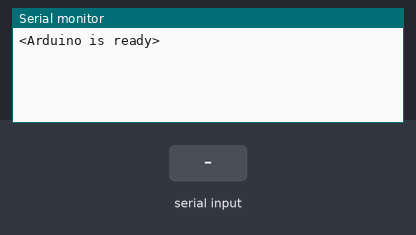
Bench run of a sketch on a simulated Arduino Uno, built with avr-gcc and run on an emulated ATmega328P. Parts: the last lines printed to the serial monitor. The test bench sets the inputs (shaded band).

Above: at 1.7 s.
1.8 s: "<90,45,200>" received over Serial
At 2.3 s:
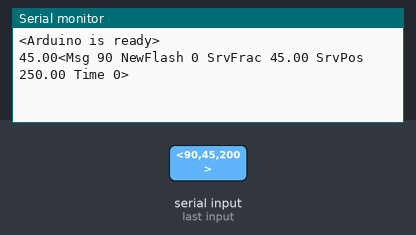
3.3 s: "<30,150,10>" received over Serial
At 4.7 s:
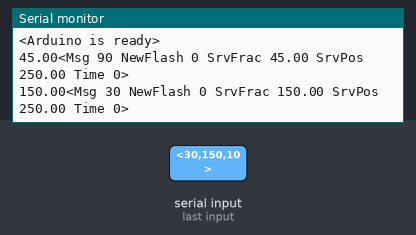

Measured:
- after the input at 1.8 s, the serial monitor: prints a new line at once (image 1)
- after the input at 3.3 s, the serial monitor: prints a new line at once (image 2)

The sketch:

Servo_control.ino
```cpp
//#include <Servo.h>
#include <Wire.h>
#include <Adafruit_PWMServoDriver.h>
Adafruit_PWMServoDriver pwm = Adafruit_PWMServoDriver();
#define SERVOMIN  250 // this is the 'minimum' pulse length count (out of 4096)
#define SERVOMAX  470 // this is the 'maximum' pulse length count (out of 4096)
//====KEY FOR ARRAY INDEXING=========
/*
0 - thumb
1 - thumb base
2 - index
3 - index middle phalanx
4 - middle
5 - ring and pinky
*/
//===================================

//==============================FINGER SETUP=========================================
//Servo thumb;
//Servo index;
//Servo middle;
//Servo ring;
byte servoPins[] = {2,4,5,1,0};
byte servoMin[] = {250, 250, 250, 160, 250};
byte servoMax = 470;
byte thumbmin = 290;
byte thumbmax = 150;
float servoPos[] = {250, 250, 250, 160, 250};
float newServoPos[] = {250, 250, 250, 160, 250};
float difference[] = {0, 0, 0, 0, 0}; //difference in old and new servo position
float servoFraction[] = {0.0, 0.0, 0.0, 0.0 ,0.0}; // fraction of servo range to move
//===================================================================================

//======PYTHON TO ARDUINO COMMUNICATION======
const byte buffSize = 40;
char inputBuffer[buffSize];
const char startMarker = '<';
const char endMarker = '>';
byte bytesRecvd = 0;
boolean readInProgress = false;
boolean newDataFromPC = false;
char messageFromPC[buffSize] = {0};
int newFlashInterval = 0;
//============================================

//=====TIME=======
unsigned long curMillis;
unsigned long prevReplyToPCmillis = 0;
unsigned long replyToPCinterval = 1000;
//================


//===============================================================
void setup() {
  Serial.begin(115200);

  // initialize the servo
  //index.attach(servoPins[0],800, 2150);
  //ring.attach(servoPins[1], 800, 2150);
  pwm.begin();


  // tell the PC Arduino is ready
  Serial.println("<Arduino is ready>");
  delay(500);
  pwm.setPWMFreq(60);  // Analog servos run at ~60 Hz updates

  moveServo();
}
//==============================================================
void loop() {
//  curMillis = millis();
  getDataFromPC();
//  updateFlashInterval();
  updateServoPos();
  replyToPC();
//  flashLEDs();
  moveServo();
}
//==============================================================
void getDataFromPC() {

    // receive data from PC and save it into inputBuffer

  if(Serial.available() > 0) {

    char x = Serial.read();

      // the order of these IF clauses is significant

    if (x == endMarker) {
      readInProgress = false;
      newDataFromPC = true;
      inputBuffer[bytesRecvd] = 0;
      parseData();
    }

    if(readInProgress) {
      inputBuffer[bytesRecvd] = x;
      bytesRecvd ++;
      if (bytesRecvd == buffSize) {
        bytesRecvd = buffSize - 1;
      }
    }

    if (x == startMarker) {
      bytesRecvd = 0;
      readInProgress = true;
    }
  }
}
//================================================================
void parseData() {

    // split the data into its parts

  char * strtokIndx; // this is used by strtok() as an index

  strtokIndx = strtok(inputBuffer,",");      // get the first part - the string
  strcpy(messageFromPC, strtokIndx); // copy it to messageFromPC

  strtokIndx = strtok(NULL, ","); // this continues where the previous call left off
  servoFraction[0] = atof(strtokIndx);     // convert this part to an integer

  strtokIndx = strtok(NULL, ","); // this continues where the previous call left off
  servoFraction[1] = atof(strtokIndx);     // convert this part to an integer

  strtokIndx = strtok(NULL, ",");
  servoFraction[2] = atof(strtokIndx);     // convert this part to a float

  strtokIndx = strtok(NULL, ",");
  servoFraction[3] = atof(strtokIndx);     // convert this part to a float

  strtokIndx = strtok(NULL, ",");
  servoFraction[4] = atof(strtokIndx);


  Serial.print(servoFraction[0]);
}
//=================================================================
void replyToPC() {

  if (newDataFromPC) {
    newDataFromPC = false;
    Serial.print("<Msg ");
    Serial.print(messageFromPC);
    Serial.print(" NewFlash ");
    Serial.print(newFlashInterval);
    Serial.print(" SrvFrac ");
    Serial.print(servoFraction[0]);
    Serial.print(" SrvPos ");
    Serial.print(newServoPos[0]);
    Serial.print(" Time ");
    Serial.print(curMillis >> 9); // divide by 512 is approx = half-seconds
    Serial.println(">");
  }
}
//============================================================================
void updateServoPos() {

  byte servoRange[] = {220, 220, 220, 130, 220};
  for(int i = 0; i<=4; i++){
    if (servoFraction[i] >= 0 && servoFraction[i] <= 1) {
      newServoPos[i] = servoMin[i] + ( servoRange[i] * servoFraction[i]);

      //delay(1);
    }
  }

}
//============================================================================
void moveServo() {
  for(int i = 0; i<=4; i++){
      difference[i] = abs(servoPos[i] - newServoPos[i]);
      if (difference[i]>=2) {
        servoPos[i] = newServoPos[i];
        pwm.setPWM(servoPins[i], 0, servoPos[i]);
        //delay(1);
       }

  }


 // pwm.setPWM(2, 0, servoPos[0]);
  //pwm.setPWM(4, 0, servoPos[1]);
 //pwm.setPWM(5, 0, servoPos[2]);
  //pwm.setPWM(1, 0, servoPos[3]);
  //pwm.setPWM(0, 0, servoPos[4]);
  //Serial.println(servoPos[4]);


}

//==============================================================================
```
